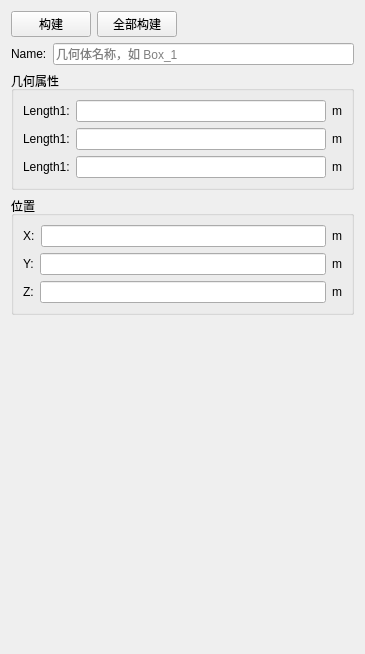
<?xml version="1.0" encoding="UTF-8"?>
<ui version="4.0">
 <class>FCCubeInfoWidget</class>
 <widget class="QWidget" name="FCCubeInfoWidget">
  <property name="geometry">
   <rect>
    <x>0</x>
    <y>0</y>
    <width>365</width>
    <height>654</height>
   </rect>
  </property>
  <property name="windowTitle">
   <string>Form</string>
  </property>
  <layout class="QVBoxLayout" name="verticalLayout_3">
   <item>
    <layout class="QHBoxLayout" name="horizontalLayout_10">
     <item>
      <widget class="QPushButton" name="pushButton_build">
       <property name="text">
        <string>构建</string>
       </property>
      </widget>
     </item>
     <item>
      <widget class="QPushButton" name="pushButton_buildAll">
       <property name="text">
        <string>全部构建</string>
       </property>
      </widget>
     </item>
     <item>
      <spacer name="horizontalSpacer">
       <property name="orientation">
        <enum>Qt::Orientation::Horizontal</enum>
       </property>
       <property name="sizeHint" stdset="0">
        <size>
         <width>40</width>
         <height>20</height>
        </size>
       </property>
      </spacer>
     </item>
    </layout>
   </item>
   <item>
    <layout class="QHBoxLayout" name="horizontalLayout_4">
     <item>
      <widget class="QLabel" name="label_13">
       <property name="text">
        <string>Name:</string>
       </property>
      </widget>
     </item>
     <item>
      <widget class="QLineEdit" name="lineEdit_name">
       <property name="placeholderText">
        <string>几何体名称，如 Box_1</string>
       </property>
      </widget>
     </item>
    </layout>
   </item>
   <item>
    <widget class="QGroupBox" name="groupBox">
     <property name="title">
      <string>几何属性</string>
     </property>
     <layout class="QVBoxLayout" name="verticalLayout_2">
      <item>
       <layout class="QHBoxLayout" name="horizontalLayout">
        <item>
         <widget class="QLabel" name="label">
          <property name="text">
           <string>Length1:</string>
          </property>
         </widget>
        </item>
        <item>
         <widget class="QLineEdit" name="lineEdit_length1"/>
        </item>
        <item>
         <widget class="QLabel" name="label_4">
          <property name="text">
           <string>m</string>
          </property>
         </widget>
        </item>
       </layout>
      </item>
      <item>
       <layout class="QHBoxLayout" name="horizontalLayout_2">
        <item>
         <widget class="QLabel" name="label_2">
          <property name="text">
           <string>Length1:</string>
          </property>
         </widget>
        </item>
        <item>
         <widget class="QLineEdit" name="lineEdit_length2"/>
        </item>
        <item>
         <widget class="QLabel" name="label_5">
          <property name="text">
           <string>m</string>
          </property>
         </widget>
        </item>
       </layout>
      </item>
      <item>
       <layout class="QHBoxLayout" name="horizontalLayout_3">
        <item>
         <widget class="QLabel" name="label_3">
          <property name="text">
           <string>Length1:</string>
          </property>
         </widget>
        </item>
        <item>
         <widget class="QLineEdit" name="lineEdit_length3"/>
        </item>
        <item>
         <widget class="QLabel" name="label_6">
          <property name="text">
           <string>m</string>
          </property>
         </widget>
        </item>
       </layout>
      </item>
     </layout>
    </widget>
   </item>
   <item>
    <widget class="QGroupBox" name="groupBox_2">
     <property name="title">
      <string>位置</string>
     </property>
     <layout class="QVBoxLayout" name="verticalLayout">
      <item>
       <layout class="QHBoxLayout" name="horizontalLayout_9">
        <item>
         <widget class="QLabel" name="label_9">
          <property name="text">
           <string>X:</string>
          </property>
         </widget>
        </item>
        <item>
         <widget class="QLineEdit" name="lineEdit_pointX"/>
        </item>
        <item>
         <widget class="QLabel" name="label_10">
          <property name="text">
           <string>m</string>
          </property>
         </widget>
        </item>
       </layout>
      </item>
      <item>
       <layout class="QHBoxLayout" name="horizontalLayout_7">
        <item>
         <widget class="QLabel" name="label_7">
          <property name="text">
           <string>Y:</string>
          </property>
         </widget>
        </item>
        <item>
         <widget class="QLineEdit" name="lineEdit_pointY"/>
        </item>
        <item>
         <widget class="QLabel" name="label_11">
          <property name="text">
           <string>m</string>
          </property>
         </widget>
        </item>
       </layout>
      </item>
      <item>
       <layout class="QHBoxLayout" name="horizontalLayout_8">
        <item>
         <widget class="QLabel" name="label_8">
          <property name="text">
           <string>Z:</string>
          </property>
         </widget>
        </item>
        <item>
         <widget class="QLineEdit" name="lineEdit_pointZ"/>
        </item>
        <item>
         <widget class="QLabel" name="label_12">
          <property name="text">
           <string>m</string>
          </property>
         </widget>
        </item>
       </layout>
      </item>
     </layout>
    </widget>
   </item>
   <item>
    <spacer name="verticalSpacer">
     <property name="orientation">
      <enum>Qt::Orientation::Vertical</enum>
     </property>
     <property name="sizeHint" stdset="0">
      <size>
       <width>20</width>
       <height>302</height>
      </size>
     </property>
    </spacer>
   </item>
  </layout>
 </widget>
 <resources/>
 <connections/>
</ui>
